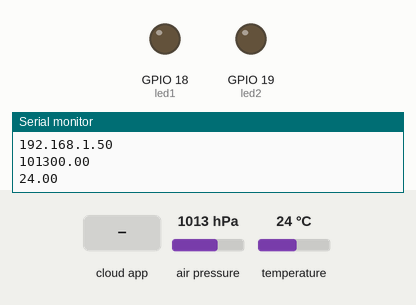
The sketch below on a simulated ESP32. On the bench: output pins drawn as LEDs (lit = HIGH), the last lines printed to the serial monitor. The inputs (shaded band) are chosen by the test bench; at power-on: air pressure 1013 hPa, temperature 24 °C. WiFi joins after 1.5 s; servers stay silent unless stated; no MQTT or app messages arrive unless stated.

Above: at 2.7 s.
2.8 s: the phone or cloud app sets sw1 to ON
At 3.2 s:
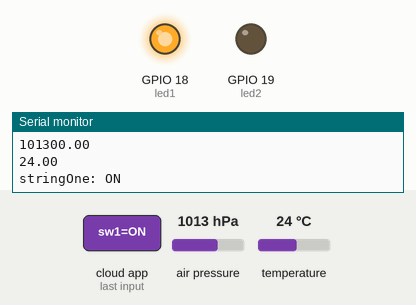
4.3 s: the phone or cloud app sets sw2 to ON
At 5.4 s:
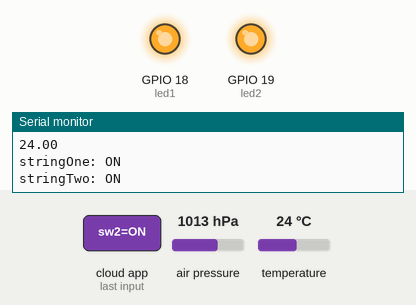
5.8 s: the phone or cloud app sets sw1 to OFF
At 6.4 s:
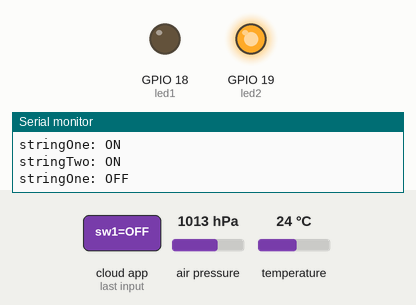
7.3 s: the phone or cloud app sets sw2 to OFF
At 8.5 s:
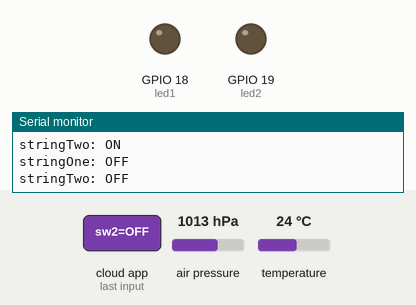
Timing chart, 0 to 9.8 s (numbered marks = the images above; inputs shaded):
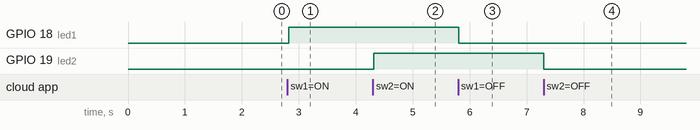

Measured:
- after the input at 2.8 s, GPIO 18 (led1): LOW → HIGH at once
- after the input at 4.3 s, GPIO 19 (led2): LOW → HIGH at once
- after the input at 5.8 s, GPIO 18 (led1): HIGH → LOW at once
- after the input at 7.3 s, GPIO 19 (led2): HIGH → LOW at once

The sketch:

sketch_sep20a.ino
```cpp
#include <WiFi.h>
#include <Adafruit_BMP085.h>
#include "Adafruit_MQTT.h"
#include "Adafruit_MQTT_Client.h"

/************************* WiFi Access Point *********************************/

#define WLAN_SSID       "SREE KRISHNA"
#define WLAN_PASS       "vishnawath@1947"

/************************* Adafruit.io Setup *********************************/

#define AIO_SERVER      "io.adafruit.com"
#define AIO_SERVERPORT  1883                   // use 8883 for SSL
#define AIO_USERNAME  "subhashree_1709"
#define AIO_KEY       "aio_AlfY66X8YefNOjHKEPXibF44VbPB"


WiFiClient client;


Adafruit_MQTT_Client mqtt(&client, AIO_SERVER, AIO_SERVERPORT, AIO_USERNAME, AIO_KEY);

/****************************** Feeds ***************************************/

// Setup a feed called 'temperature' for publishing.
// Notice MQTT paths for AIO follow the form: <username>/feeds/<feedname>

Adafruit_MQTT_Publish temperature = Adafruit_MQTT_Publish(&mqtt, AIO_USERNAME "/feeds/temperature");

Adafruit_MQTT_Publish level = Adafruit_MQTT_Publish(&mqtt, AIO_USERNAME "/feeds/level");

// Setup a feed called 'sw1' for subscribing to changes.
Adafruit_MQTT_Subscribe sw1 = Adafruit_MQTT_Subscribe(&mqtt, AIO_USERNAME "/feeds/sw1");

Adafruit_MQTT_Subscribe sw2 = Adafruit_MQTT_Subscribe(&mqtt, AIO_USERNAME "/feeds/sw2");

/*************************** Sketch Code ************************************/


void MQTT_connect();


const int led1 = 18;
const int led2 = 19;

float p;
float q;

String stringOne, stringTwo;

Adafruit_BMP085 bmp;

void setup() {
  Serial.begin(9600);
  delay(10);

  pinMode(led1, OUTPUT);
  pinMode(led2, OUTPUT);

  digitalWrite(led1, LOW);
  digitalWrite(led2, LOW);

  Serial.println(F("Adafruit MQTT demo"));

  // Connect to WiFi access point.
  Serial.println(); Serial.println();
  Serial.print("Connecting to ");
  Serial.println(WLAN_SSID);

  WiFi.begin(WLAN_SSID, WLAN_PASS);
  while (WiFi.status() != WL_CONNECTED) {
    delay(500);
    Serial.print(".");
  }
  Serial.println();

  Serial.println("WiFi connected");
  Serial.println("IP address: "); Serial.println(WiFi.localIP());

  // Setup MQTT subscription for sw1 feed.
  mqtt.subscribe(&sw1);

  // Setup MQTT subscription for sw2 feed.
  mqtt.subscribe(&sw2);

  if (!bmp.begin()) {
    Serial.println("BMP180 Sensor not found ! ! !");
    while (1) {}
  }
}

uint32_t x = 0;

void loop() {


  p = bmp.readPressure();
  q = bmp.readTemperature();
  Serial.println(p);
  Serial.println(q);
  delay(100);

  MQTT_connect();


  Adafruit_MQTT_Subscribe *subscription;
  while ((subscription = mqtt.readSubscription(5000))) {
    if (subscription == &sw1) {
      //Serial.print(F("Got: "));
      //Serial.println((char *)sw1.lastread);
      //digitalWrite(led1, HIGH);

      stringOne = (char *)sw1.lastread;
      Serial.print(F("stringOne: "));
      Serial.println(stringOne);

      if (stringOne == "ON") {
        digitalWrite(led1, HIGH);
      }
      if (stringOne == "OFF") {
        digitalWrite(led1, LOW);
      }
    }

    if (subscription == &sw2) {
      //Serial.print(F("Got: "));
      //Serial.println((char *)sw2.lastread);
      //digitalWrite(led2, HIGH);

      stringTwo = (char *)sw2.lastread;
      Serial.print(F("stringTwo: "));
      Serial.println(stringTwo);

      if (stringTwo == "ON") {
        digitalWrite(led2, HIGH);
      }
      if (stringTwo == "OFF") {
        digitalWrite(led2, LOW);
      }

    }
  }


  if (! temperature.publish(q)) {
    //Serial.println(F("Temp Failed"));
  } else {
    //Serial.println(F("Temp OK!"));
  }

  if (! level.publish(p)) {
    //Serial.println(F("pressure Level Failed"));
  } else {
    //Serial.println(F("pressure Level OK!"));
  }


}

// Function to connect and reconnect as necessary to the MQTT server.
// Should be called in the loop function and it will take care if connecting.
void MQTT_connect() {
  int8_t ret;

  // Stop if already connected.
  if (mqtt.connected()) {
    return;
  }

  //Serial.print("Connecting to MQTT... ");

  uint8_t retries = 3;
  while ((ret = mqtt.connect()) != 0) { // connect will return 0 for connected
    //Serial.println(mqtt.connectErrorString(ret));
    //Serial.println("Retrying MQTT connection in 5 seconds...");
    mqtt.disconnect();
    delay(5000);  // wait 5 seconds
    retries--;
    if (retries == 0) {
      // basically die and wait for WDT to reset me
      while (1);
    }
  }

}
```
